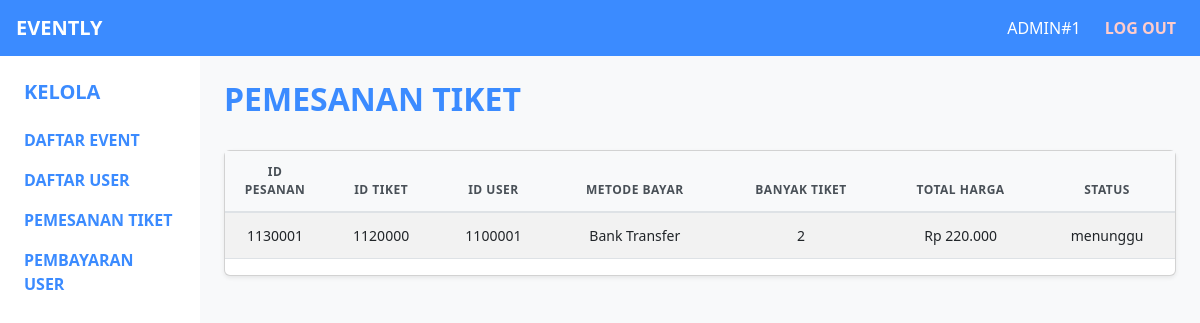
/pemesanantiket.php, run on the app's committed database.
### tables this page shows
CREATE TABLE `pesanan` (
  `id_pesanan` int(10) NOT NULL,
  `id_user` int(10) NOT NULL,
  `id_tiket` int(10) NOT NULL,
  `status_pesanan` enum('terbayar','menunggu','dibatalkan') NOT NULL,
  `total_harga` int(11) NOT NULL,
  `banyak_tiket` int(3) NOT NULL,
  `metode_bayar` enum('E-Banking','E-money','Bank Transfer') NOT NULL
);

### pemesanantiket.php (the view, shortened to what this page needs)
<?php
include 'config/config.php';
?>
<!DOCTYPE html>
<html lang="en">
<head>
    <link href="https://cdn.jsdelivr.net/npm/bootstrap@5.3.0/dist/css/bootstrap.min.css" rel="stylesheet">
    <link rel="stylesheet" href="https://cdnjs.cloudflare.com/ajax/libs/font-awesome/6.4.0/css/all.min.css">
    <link rel="stylesheet" href="style/admin-styles.css">
</head>
<body class="bg-light">
    <nav class="navbar navbar-expand-lg navbar-dark navbar-custom">
        <div class="container-fluid px-3">
            <span class="navbar-brand fw-bold fs-5 mb-0">EVENTLY</span>
            <div class="d-flex align-items-center">
                <span class="admin-username">ADMIN#1</span>
                <a href="#" class="logout-link">
                    LOG OUT
                </a>
            </div>
        </div>
    </nav>
    <div class="container-fluid">
        <div class="row">
            <div class="col-md-2 col-lg-2 sidebar bg-white p-4">
                <h5 class="fw-bold text-primary-custom mb-4">KELOLA</h5>
                <nav class="nav flex-column">
                    <a href="daftarevent.php" class="nav-link text-primary-custom fw-semibold p-0 mb-3" href="#">
                        DAFTAR EVENT
                    </a>
                    <a href="daftaruser.php" class="nav-link text-primary-custom fw-semibold p-0 mb-3" href="#">
                        DAFTAR USER
                    </a>
                    <a href="pemesanantiket.php" class="nav-link text-primary-custom fw-semibold p-0 mb-3" href="#">
                        PEMESANAN TIKET
                    </a>
                    <a href="pembayaran.php" class="nav-link text-primary-custom fw-semibold p-0 mb-3" href="#">
                        PEMBAYARAN USER
                    </a>
                </nav>
            </div>
            <div class="col-md-10 col-lg-10 p-4">
                <div class="d-flex justify-content-between align-items-center mb-4">
                    <h2 class="text-primary-custom fw-bold">PEMESANAN TIKET</h2>
                </div>
                <div class="card shadow-sm">
                    <div class="card-body p-0">
                        <div class="table-responsive">
                            <table class="table table-striped table-hover align-middle">
                                <thead>
                                    <tr>
                                        <th scope="col" class="text-center" style="width: 100px;">ID PESANAN</th>
                                        <th scope="col" class="text-center">ID TIKET</th>
                                        <th scope="col" class="text-center">ID USER</th>
                                        <th scope="col" class="text-center">METODE BAYAR</th>
                                        <th scope="col" class="text-center">BANYAK TIKET</th>
                                        <th scope="col" class="text-center">TOTAL HARGA</th>
                                        <th scope="col" class="text-center">STATUS</th>
                                    </tr>
                                </thead>
                                <tbody>
                                    <?php
                                    $query = "SELECT * FROM pesanan";
                                    $result = mysqli_query($conn, $query);
                                    while ($row = mysqli_fetch_assoc($result)) {
                                        echo "<tr>";
                                        echo "<td scope='col' class='text-center' style='width: 100px;'>" . $row['id_pesanan'] . "</td>";
                                        echo "<td scope='col' class='text-center'>" . $row['id_tiket'] . "</td>";
                                        echo "<td scope='col' class='text-center'>" . $row['id_user'] . "</td>";
                                        echo "<td scope='col' class='text-center'>" . $row['metode_bayar'] . "</td>";
                                        echo "<td scope='col' class='text-center'>" . $row['banyak_tiket'] . "</td>";
                                        echo "<td scope='col' class='text-center'>Rp " . number_format($row['total_harga'], 0, ',', '.') . "</td>";
                                        echo "<td scope='col' class='text-center'>" . $row['status_pesanan'] . "</td>";
                                        echo "</tr>";
                                    }
                                    ?>
                                </tbody>
                            </table>
                        </div>
                    </div>
                </div>
            </div>
        </div>
    </div>
</body>
</html>

### style/admin-styles.css (style rules this page uses)
:root { --primary-color: #3B8BFF; --primary-hover: #2a6adf; --secondary-color: #6c757d; --success-color: #28a745; --warning-color: #ffc107; --danger-color: #dc3545; --light-color: #f8f9fa; --dark-color: #495057; --muted-color: #6c757d; --border-color: #dee2e6; --hover-bg: rgba(0, 0, 0, 0.075); --stripe-bg: rgba(0, 0, 0, 0.05); }
.navbar-custom { background-color: var(--primary-color) !important; }
.admin-username { color: #fff; font-weight: 500; margin-right: 1rem; }
.logout-link { color: #ffcccb; font-weight: 600; text-decoration: none; transition: all 0.3s ease; padding: 4px 8px; border-radius: 4px; }
.sidebar { min-height: calc(100vh - 56px); }
.text-primary-custom { color: var(--primary-color) !important; }
.sidebar .nav-link { text-decoration: none !important; }
.table { width: 100%; border-collapse: collapse; color: #212529; font-size: 0.875rem; background-color: #fff; }
.table th, .table td { padding: 0.75rem; vertical-align: middle; border-top: 1px solid var(--border-color); }
.table thead th { vertical-align: bottom; border-bottom: 2px solid var(--border-color); border-top: none; background-color: var(--light-color); font-weight: 600; color: var(--dark-color); position: sticky; top: 0; text-transform: uppercase; letter-spacing: 0.5px; font-size: 0.75rem; }
.table tbody tr:nth-child(odd) { background-color: var(--stripe-bg); }

### data on the page
pesanan: id_pesanan "1130001", id_tiket "1120000", id_user "1100001", metode_bayar "Bank Transfer", banyak_tiket "2", total_harga "220.000", status_pesanan "menunggu"
